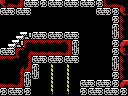

This game map was drawn from its Tiled (.tmx) file and the tilesets committed beside it. A one-line description and the full map source follow:
An orthogonal 16x12 tile map with 8x8 px tiles, 1 tile layer (Tile Layer 1) and 10 objects (2x item, 2x breakable-right, 2x door-right, big-item, door-up, ...).

<map version="1.0" orientation="orthogonal" renderorder="right-down" width="16" height="12" tilewidth="8" tileheight="8" nextobjectid="14">
 <properties>
  <property name="down" value="hole" />
  <property name="left" value="half-hole" />
 </properties>
 <tileset firstgid="1" name="tiles" tilewidth="8" tileheight="8" tilecount="256" columns="16">
  <image source="tiles.png" width="128" height="128" />
 </tileset>
 <layer name="Tile Layer 1" width="16" height="12">
  <data encoding="csv">
122,252,127,103,104,165,103,104,103,104,103,104,165,128,252,130,
103,104,103,104,1,1,1,1,1,1,1,1,103,104,165,122,
1,1,1,1,1,1,1,1,1,1,1,1,1,1,165,247,
1,1,1,1,1,1,1,1,1,1,1,1,1,1,105,247,
1,1,157,158,103,104,103,104,103,104,1,1,1,1,106,247,
1,157,158,126,254,254,254,254,125,105,1,1,1,1,165,117,
103,104,126,129,252,252,252,252,127,106,1,1,1,1,165,122,
254,254,146,251,103,104,103,104,103,104,1,1,1,1,105,247,
167,167,129,127,105,1,135,1,135,1,1,1,1,1,106,247,
167,167,251,105,106,1,135,1,135,1,1,1,1,1,165,247,
252,252,127,106,1,1,135,1,135,1,103,104,103,104,165,117,
165,103,104,165,1,1,256,1,256,1,165,103,104,103,104,165
</data>
 </layer>
 <objectgroup name="objects">
  <object id="1" type="item" x="96" y="64" width="16" height="16" />
  <object id="3" type="breakable-right" x="112" y="56" width="16" height="24" />
  <object id="4" type="breakable-right" x="112" y="16" width="16" height="24" />
  <object id="5" type="door-right" x="112" y="16" width="16" height="24" />
  <object id="6" type="door-right" x="112" y="56" width="16" height="24" />
  <object id="8" type="item" x="56" y="16" width="16" height="16" />
  <object id="9" type="big-item" x="48" y="8" width="32" height="24" />
  <object id="10" type="door-up" x="48" y="0" width="32" height="8" />
  <object id="11" type="breakable-up" x="48" y="0" width="32" height="8" />
  <object id="13" type="4x4-item" x="80" y="48" width="32" height="32" />
 </objectgroup>
</map>
